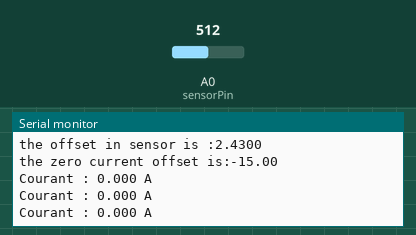
Simulated run of this sketch. Board: Arduino Uno, built with avr-gcc and run on an emulated ATmega328P. Parts: the last lines printed to the serial monitor. The test bench sets the inputs (shaded band); at power-on: A0 (sensorPin) = 512.

Above: at 1.2 s.
1.3 s: A0 (sensorPin) set to 716
At 2.1 s:
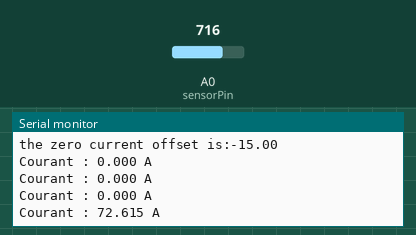
2.8 s: A0 (sensorPin) set to 900
At 2.8 s:
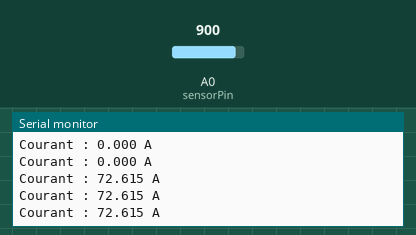
Timing chart, 0 to 5.8 s (numbered marks = the images above; inputs shaded):
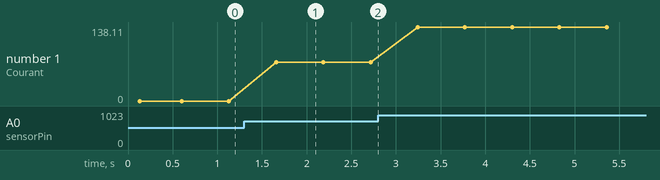

The sketch:

zerem3.ino
```cpp
const int sensorPin = A0;  // analog pin for the signal sensor
const int ITERATION = 100;  // Nunmber of iteration for precision
const float sensitivity = 0.0133333;  // Sensitivity of the sensor in V/A (to adjust per sensor)
const float vRef = 4.86;  // référence Tension of Arduino (5V in general)
float correction_value = -0.135; // correction_value in mV to sdjust the tension for the output sensor
//float correction_value = 0;
float ZeroCurrentvalue; // the first current output when the sensor is not connected to the system
bool set_zero_cureent_value = LOW;
float offset;

void setup() {
  Serial.begin(9600);
  analogReference(DEFAULT);
  set_zero_cureent_value = setZeroCurent();
}

void loop() {

  Serial.print("Courant : ");
  Serial.print(getcurrent(), 3);  // Afficher avec 3 décimales
  Serial.println(" A");
  delay(500);
}


float getcurrent()
{
    float totalCurrent = 0;

    for (int i = 0; i < ITERATION; i++) {
        int rawValue = analogRead(sensorPin);
        float voltage = (((rawValue / 1024.0) * vRef) - 2.495) +  correction_value;
        float current1 = voltage / sensitivity;
        totalCurrent += current1;
        delayMicroseconds(100);

    //Serial.print(current1,3);
    //Serial.print(voltage,4);
    //Serial.print("\n");
    //delay(1000);

    }

    float averageCurrent = totalCurrent / ITERATION;
    if(set_zero_cureent_value)
    {
        averageCurrent -= ZeroCurrentvalue;
    }
    return averageCurrent;
}


bool setZeroCurent()
{
    float total_offset = 0;
    for (int i = 0; i < ITERATION; i++) {
      offset = ((float)analogRead(sensorPin)/1024)*vRef;
      total_offset += offset;
    }

    offset =total_offset/ITERATION;
    offset = ((float)analogRead(sensorPin)/1024)*vRef;
    ZeroCurrentvalue=getcurrent();
    Serial.println();
    Serial.println("value init:\n");
    Serial.print("the offset in sensor is :");
    Serial.println(offset,4);
    Serial.print("the zero current offset is:");
    Serial.println(ZeroCurrentvalue);
    return HIGH;
}
```

Measured:
- after the input at 1.3 s, the serial monitor: prints a new line after 0.36 s (image 1)
- plotted number 1: 0 → 72.61 after the input at 1.3 s, 72.61 → 138.11 after the input at 2.8 s
